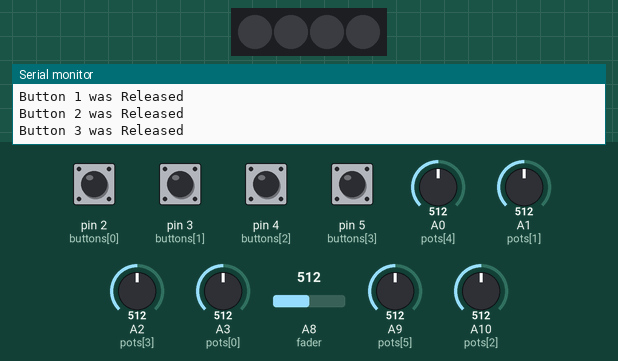
Bench run of a program on a simulated SparkFun Pro Micro, built with avr-gcc and run on an emulated ATmega32U4. On the bench: 4 RGB LEDs in strip order, left to right, the last lines printed to the serial monitor. Inputs (shaded band) come from the test bench; at power-on: pin 2 (buttons[0]), pin 3 (buttons[1]), pin 4 (buttons[2]), pin 5 (buttons[3]) HIGH, A0 (pots[4]) = 512, A1 (pots[1]) = 512, A2 (pots[3]) = 512, A3 (pots[0]) = 512, A8 (fader) = 512, A9 (pots[5]) = 512, A10 (pots[2]) = 512. MIDI output is not drawn.

Above: at 2.2 s.
2.3 s: pin 2 (buttons[0]) pulled LOW for 0.15 s
At 2.35 s:
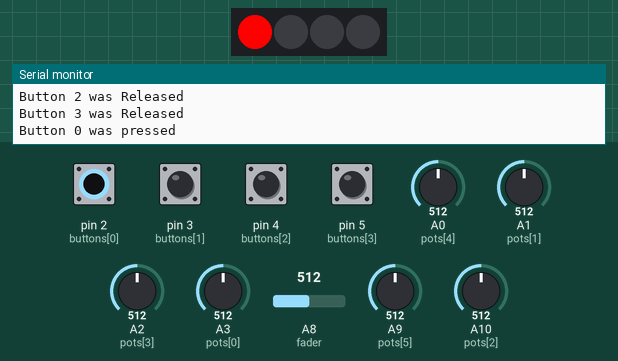
5.3 s: pin 3 (buttons[1]) pulled LOW for 0.15 s
At 6.01 s:
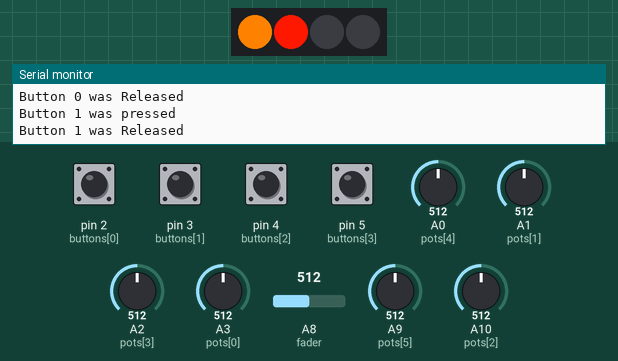
8.3 s: pin 4 (buttons[2]) pulled LOW for 0.15 s
At 8.34 s:
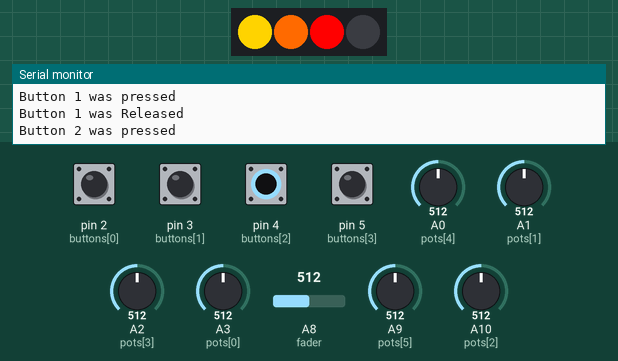
11.3 s: pin 5 (buttons[3]) pulled LOW for 0.15 s
At 11.31 s:
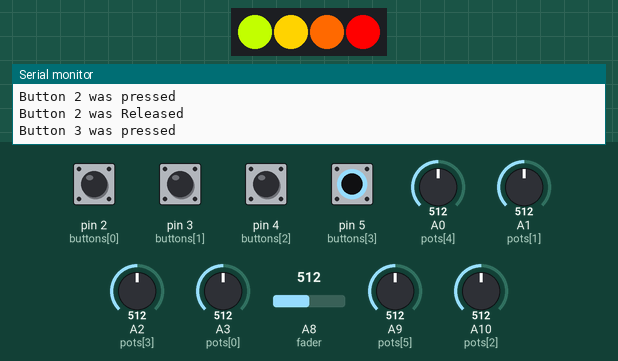
14.3 s: pin 2 (buttons[0]) pulled LOW for 1 s
At 14.38 s:
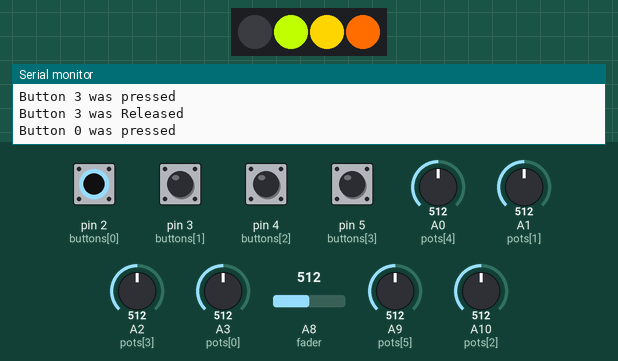
17.3 s: pin 3 (buttons[1]) pulled LOW for 1 s
At 17.35 s:
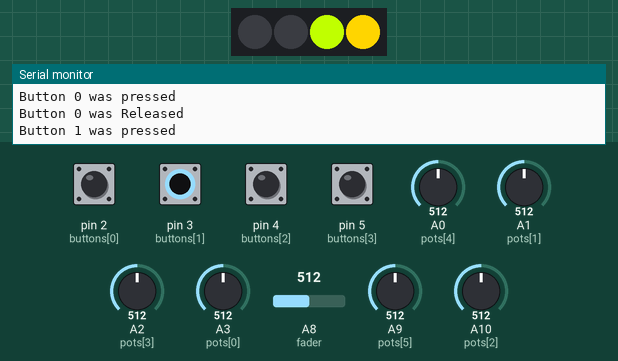
Timing chart, 0 to 23.7 s (numbered marks = the images above; inputs shaded):
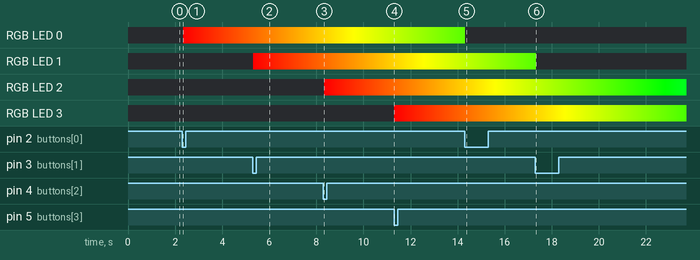

The program:

main.cpp
```cpp
#include <Arduino.h>
#include <USB-MIDI.h>
#include <Adafruit_NeoPixel.h>

//Defines:
#define KNOB_AMOUNT
#define BUTTON_OFFSET 8
#define ANALOG_READ_SAMPLES 15

const uint8_t pots[6] = { A3, A1, A10, A2, A0, A9 };
uint8_t potMemory[6] = { 0,0,0,0,0,0 };
const uint8_t buttons[4] = { 2, 3, 4, 5 };
uint8_t buttonMemory[4] = { 0 ,0, 0, 0 };
bool buttonCommand[4] = { 0,0,0,0 };
uint16_t hue[4] = { 0,0,0,0 };
uint32_t previousmillis;
uint8_t fader = A8;
uint8_t faderMemory;
//Global Variables:
uint8_t oldReading;
uint8_t midiChannel;

#pragma region MIDISTUFF
byte sysex14[] = { 0xF0, 0x43, 0x20, 0x7E, 0x4C, 0x4D, 0x20, 0x20, 0x38, 0x39, 0x37, 0x33, 0x50, 0xF7 };
byte sysex15[] = { 0xF0, 0x43, 0x20, 0x7E, 0x4C, 0x4D, 0x20, 0x20, 0x38, 0x39, 0x37, 0x33, 0x50, 0x4D, 0xF7 };
byte sysex16[] = { 0xF0, 0x43, 0x20, 0x7E, 0x4C, 0x4D, 0x20, 0x20, 0x38, 0x39, 0x37, 0x33, 0x32, 0x50, 0x4D, 0xF7 };
byte sysexBig[] = { 0xF0, 0x41,
                    0x20, 0x21, 0x22, 0x23, 0x24, 0x25, 0x26, 0x27, 0x28, 0x29,
                    0x30, 0x31, 0x32, 0x33, 0x34, 0x35, 0x36, 0x37, 0x38, 0x39,
                    0x40, 0x41, 0x42, 0x43, 0x44, 0x45, 0x46, 0x47, 0x48, 0x49,
                    0x50, 0x51, 0x52, 0x53, 0x54, 0x55, 0x56, 0x57, 0x58, 0x59,
                    0x60, 0x61, 0x62, 0x63, 0x64, 0x65, 0x66, 0x67, 0x68, 0x69,
                    0x70, 0x71, 0x72, 0x73, 0x74, 0x75, 0x76, 0x77, 0x78, 0x79,
                    0x7a,

                    0x7b, 0x7c, 0x7d, 0x7e, 0x7f,
                    0xF7
};

USBMIDI_CREATE_DEFAULT_INSTANCE();
#pragma endregion MIDISTUFF

void OnMidiSysEx(byte *data, unsigned length);
void asyncRainbow(void);
uint8_t analogReadLPF(uint8_t, uint8_t);

Adafruit_NeoPixel strip = Adafruit_NeoPixel(4, 6, NEO_GRB + NEO_KHZ800);

void setup() {
  Serial.begin(115200);
  strip.begin();
  for (uint8_t i = 0; i < 4; i++) {
    pinMode(buttons[i], INPUT_PULLUP);
  }
  delay(1000);
  //Read button inputs, if there are, and write it as the new MIDI channel:
  if ((!digitalRead(buttons[0])) || (!digitalRead(buttons[1])) || (!digitalRead(buttons[2])) || (!digitalRead(buttons[3]))) {
    uint8_t newMidiChannel = 0;
    for (uint8_t i = 0; i < 4; i++) {
      newMidiChannel |= (!digitalRead(buttons[i]) ? 0x01:0x00) << i;
    }
    delay(1000);
    for (uint8_t i = 0; i < newMidiChannel; i++) {
      strip.setPixelColor(0, 0x00ff00);
      strip.show();
      delay(200);
      strip.setPixelColor(0, 0x000000);
      strip.show();
      delay(200);
    }
    //Write the new channel to the EEPROM:
    eeprom_update_byte(0, newMidiChannel);

  }
  midiChannel = eeprom_read_byte(0);
  for (uint8_t i = 0; i < 6; i++) {
    pinMode(pots[i], INPUT);
  }

  pinMode(fader, INPUT);
  // Listen for MIDI messages on channel 1
  MIDI.begin(1);

  MIDI.setHandleSystemExclusive(OnMidiSysEx);

}

void loop() {
  // Listen to incoming notes
  MIDI.read();
  //read all pot values:
  uint8_t potTempMemory[6];
  for (uint8_t i = 0; i < 6; i++) {
    potTempMemory[i] = analogReadLPF(pots[i], ANALOG_READ_SAMPLES); //Read the analog pin, take the average of multiple readings to reduce jitter
    if ((potTempMemory[i] < potMemory[i] - 1) || (potTempMemory[i] > potMemory[i] + 1)) { //Even after analogReadLPF still lot of jitter, remove differences of only 1 might fix it
      Serial.println("Pot " + String(i) + " changed to " + String(potTempMemory[i]));
      MIDI.sendControlChange(i + 1, potTempMemory[i], midiChannel);
      potMemory[i] = potTempMemory[i];  //Write the new value into memory
    }
  }
  uint8_t tempFader = analogRead(fader) >> 3;
  if (tempFader != faderMemory) {
    Serial.println("Fader changed to " + String(tempFader));
    MIDI.sendControlChange(7, tempFader, midiChannel);
    faderMemory = tempFader;
  }

  uint8_t tempButtonState[4];
  for (uint8_t i = 0; i < 4; i++) {
    tempButtonState[i] = digitalRead(buttons[i]);
    if (tempButtonState[i] != buttonMemory[i]) {
      if (tempButtonState[i] == 0) {
        Serial.println("Button " + String(i) + " was pressed");
        //Toggle the MIDI control:
        buttonCommand[i] = (buttonCommand[i] ^ 0X01); // Invert the current state
        MIDI.sendControlChange(BUTTON_OFFSET + i, buttonCommand[i] ? 127 : 0, midiChannel);
        hue[i] = 0;

      }
      else Serial.println("Button " + String(i) + " was Released");
      buttonMemory[i] = tempButtonState[i];
    }
  }
  asyncRainbow();
}

void asyncRainbow(void) {
  if (previousmillis + 50 < millis()) {
    previousmillis = millis();
    for (uint8_t i = 0; i < 4; i++) {
      buttonCommand[i] ? strip.setPixelColor(i, strip.ColorHSV(hue[i])) : strip.setPixelColor(i, 0);
      hue[i] += 80;
    }
  }
  strip.show();
}

uint8_t analogReadLPF(uint8_t pin, uint8_t samples) {
  uint32_t samplesTotal = 0; //Place to store all the samples
  for (uint8_t i = 0; i < samples; i++) {
    samplesTotal += analogRead(pin) >> 3; //Perform analogRead and bit shift to the left to convert from 10 bit to 7 bit
  }
  return (uint8_t)(samplesTotal / samples); //Divide all added samples by the amount of samples to get a filtered return
}

void OnMidiSysEx(byte *data, unsigned length) {
  Serial.print(F("SYSEX: ("));
  Serial.print(length);
  Serial.print(F(" bytes) "));
  for (uint16_t i = 0; i < length; i++) {
    Serial.print(data[i], HEX);
    Serial.print(" ");
  }
  Serial.println();
}
```
